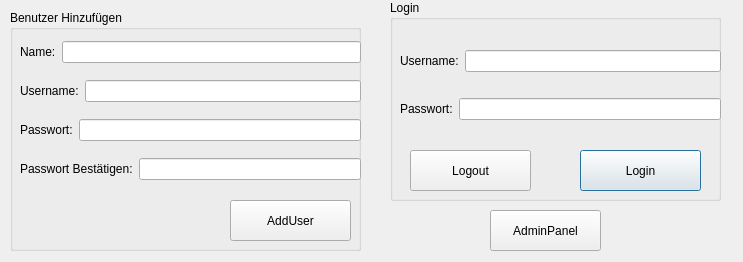
<?xml version="1.0" encoding="UTF-8"?>
<ui version="4.0">
 <class>frmLogin</class>
 <widget class="QDialog" name="frmLogin">
  <property name="geometry">
   <rect>
    <x>0</x>
    <y>0</y>
    <width>743</width>
    <height>262</height>
   </rect>
  </property>
  <property name="windowTitle">
   <string>Dialog</string>
  </property>
  <widget class="QGroupBox" name="groupBox_2">
   <property name="geometry">
    <rect>
     <x>390</x>
     <y>0</y>
     <width>331</width>
     <height>201</height>
    </rect>
   </property>
   <property name="title">
    <string>Login</string>
   </property>
   <widget class="QPushButton" name="btn_Login">
    <property name="geometry">
     <rect>
      <x>190</x>
      <y>150</y>
      <width>121</width>
      <height>41</height>
     </rect>
    </property>
    <property name="text">
     <string>Login</string>
    </property>
   </widget>
   <widget class="QWidget" name="layoutWidget">
    <property name="geometry">
     <rect>
      <x>10</x>
      <y>30</y>
      <width>321</width>
      <height>111</height>
     </rect>
    </property>
    <layout class="QVBoxLayout" name="verticalLayout_2">
     <item>
      <layout class="QHBoxLayout" name="horizontalLayout_5">
       <item>
        <widget class="QLabel" name="lbl_User_login">
         <property name="text">
          <string>Username:</string>
         </property>
        </widget>
       </item>
       <item>
        <widget class="QLineEdit" name="le_User_Login"/>
       </item>
      </layout>
     </item>
     <item>
      <layout class="QHBoxLayout" name="horizontalLayout_6">
       <item>
        <widget class="QLabel" name="lbl_Pw_login">
         <property name="text">
          <string>Passwort:</string>
         </property>
        </widget>
       </item>
       <item>
        <widget class="QLineEdit" name="le_Passwort_Login"/>
       </item>
      </layout>
     </item>
    </layout>
   </widget>
   <widget class="QPushButton" name="btn_logout">
    <property name="geometry">
     <rect>
      <x>20</x>
      <y>150</y>
      <width>121</width>
      <height>41</height>
     </rect>
    </property>
    <property name="text">
     <string>Logout</string>
    </property>
   </widget>
  </widget>
  <widget class="QGroupBox" name="groupBox">
   <property name="geometry">
    <rect>
     <x>10</x>
     <y>10</y>
     <width>351</width>
     <height>241</height>
    </rect>
   </property>
   <property name="title">
    <string>Benutzer Hinzufügen</string>
   </property>
   <widget class="QPushButton" name="btn_AddUser">
    <property name="geometry">
     <rect>
      <x>220</x>
      <y>190</y>
      <width>121</width>
      <height>41</height>
     </rect>
    </property>
    <property name="text">
     <string>AddUser</string>
    </property>
   </widget>
   <widget class="QWidget" name="layoutWidget">
    <property name="geometry">
     <rect>
      <x>10</x>
      <y>20</y>
      <width>341</width>
      <height>161</height>
     </rect>
    </property>
    <layout class="QVBoxLayout" name="verticalLayout">
     <item>
      <layout class="QHBoxLayout" name="horizontalLayout_3">
       <item>
        <widget class="QLabel" name="lbl_Name_add">
         <property name="text">
          <string>Name:</string>
         </property>
        </widget>
       </item>
       <item>
        <widget class="QLineEdit" name="le_Name_add"/>
       </item>
      </layout>
     </item>
     <item>
      <layout class="QHBoxLayout" name="horizontalLayout_2">
       <item>
        <widget class="QLabel" name="lbl_Username_add">
         <property name="text">
          <string>Username:</string>
         </property>
        </widget>
       </item>
       <item>
        <widget class="QLineEdit" name="le_Username_add"/>
       </item>
      </layout>
     </item>
     <item>
      <layout class="QHBoxLayout" name="horizontalLayout">
       <item>
        <widget class="QLabel" name="lbl_PW">
         <property name="text">
          <string>Passwort:</string>
         </property>
        </widget>
       </item>
       <item>
        <widget class="QLineEdit" name="le_Pw_add"/>
       </item>
      </layout>
     </item>
     <item>
      <layout class="QHBoxLayout" name="horizontalLayout_4">
       <item>
        <widget class="QLabel" name="lbl_Pw2">
         <property name="text">
          <string>Passwort Bestätigen:</string>
         </property>
        </widget>
       </item>
       <item>
        <widget class="QLineEdit" name="le_PW2_add"/>
       </item>
      </layout>
     </item>
    </layout>
   </widget>
  </widget>
  <widget class="QPushButton" name="btn_admin">
   <property name="geometry">
    <rect>
     <x>490</x>
     <y>210</y>
     <width>111</width>
     <height>41</height>
    </rect>
   </property>
   <property name="text">
    <string>AdminPanel</string>
   </property>
  </widget>
 </widget>
 <resources/>
 <connections/>
</ui>
